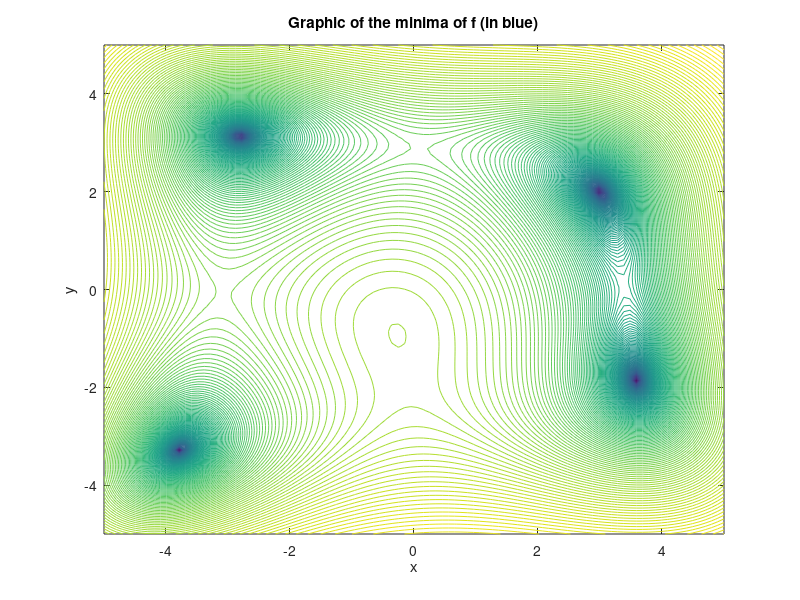

The MATLAB script that drew this image:
%% This script is used to get the contour plot of log(a+f(x,y))
% let's determine the number of minima of the function :
% f(x,y) = (x^2 + y ? 11)^2 + (x + y^2 ? 7)^2


nIterations = 200;
a = 0.01;
x = linspace(-5,5);
y = linspace(-5,5);
[X,Y] = meshgrid(x,y);
f = (X.^2 + Y - 11).^2 + (X + Y.^2 - 7).^2;
Z = log(a + f);
contour(X,Y,Z,nIterations)
xlabel('x');
ylabel('y');
title('Graphic of the minima of f (in blue)');

